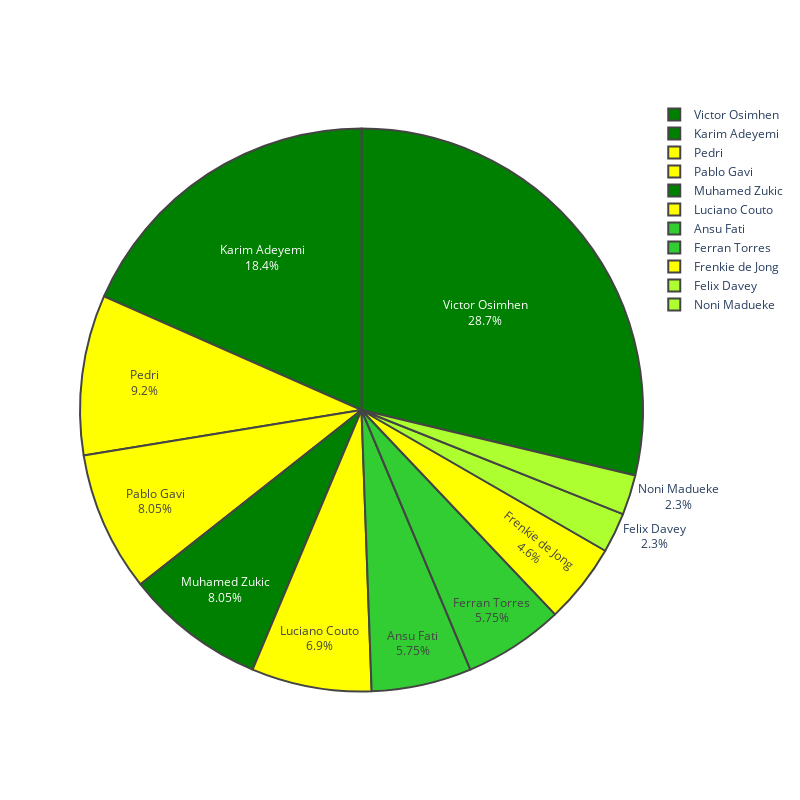

The notebook cell saved with this chart:
### Code cell
pie_chart('Goals')

### Figure 1 — Plotly figure (JSON) as saved in the notebook; plotly's stock layout.template omitted (floating-point values rounded to 4 significant figures)
{"data": [{"hovertext": ["Position - ST<br>Minutes played - 1237", "Position - ST<br>Minutes played - 744", "Position - CM<br>Minutes played - 1135", "Position - CM<br>Minutes played - 930", "Position - ST<br>Minutes played - 279", "Position - CM<br>Minutes played - 582", "Position - RW<br>Minutes played - 1009", "Position - RW<br>Minutes played - 904", "Position - CM<br>Minutes played - 1191", "Position - LW<br>Minutes played - 776", "Position - LW<br>Minutes played - 857"], "labels": ["Victor Osimhen", "Karim Adeyemi", "Pedri", "Pablo Gavi", "Muhamed Zukic", "Luciano Couto", "Ansu Fati", "Ferran Torres", "Frenkie de Jong", "Felix Davey", "Noni Madueke"], "marker": {"colors": ["green", "green", "yellow", "yellow", "green", "yellow", "limegreen", "limegreen", "yellow", "greenyellow", "greenyellow"], "line": {"width": 2}}, "pull": [0, 0, 0, 0, 0, 0, 0, 0, 0, 0, 0], "textinfo": "label+percent", "type": "pie", "values": [25, 16, 8, 7, 7, 6, 5, 5, 4, 2, 2]}], "layout": {"height": 800, "width": 800}}
